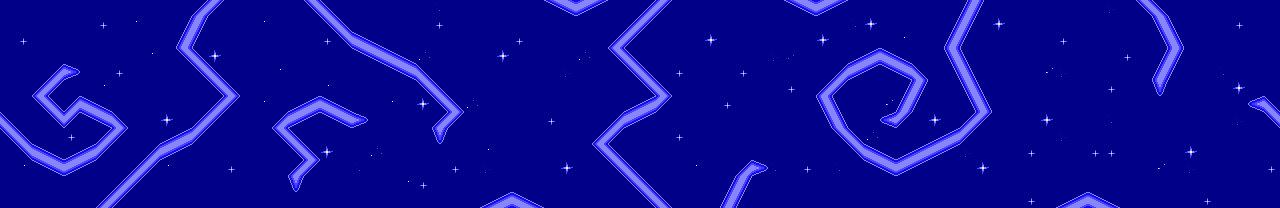

Below is a game level as drawn by its tile map, then a one-line description and the .tmx that defines it (tile-layer data replaced by summaries):
An orthogonal 80x13 tile map with 16x16 px tiles, 1 tile layer (Ground).

<map version="1.0" tiledversion="1.1.6" orientation="orthogonal" renderorder="right-down" width="80" height="13" tilewidth="16" tileheight="16" infinite="0" nextobjectid="37">
 <tileset firstgid="1" name="stileset" tilewidth="16" tileheight="16" tilecount="72" columns="12">
  <image source="stileset.bmp" width="192" height="96" />
 </tileset>
 <layer name="Ground" width="80" height="13">
  <data>[1040 cells, 1040 non-empty, 32 distinct tile ids]</data>
 </layer>
</map>
